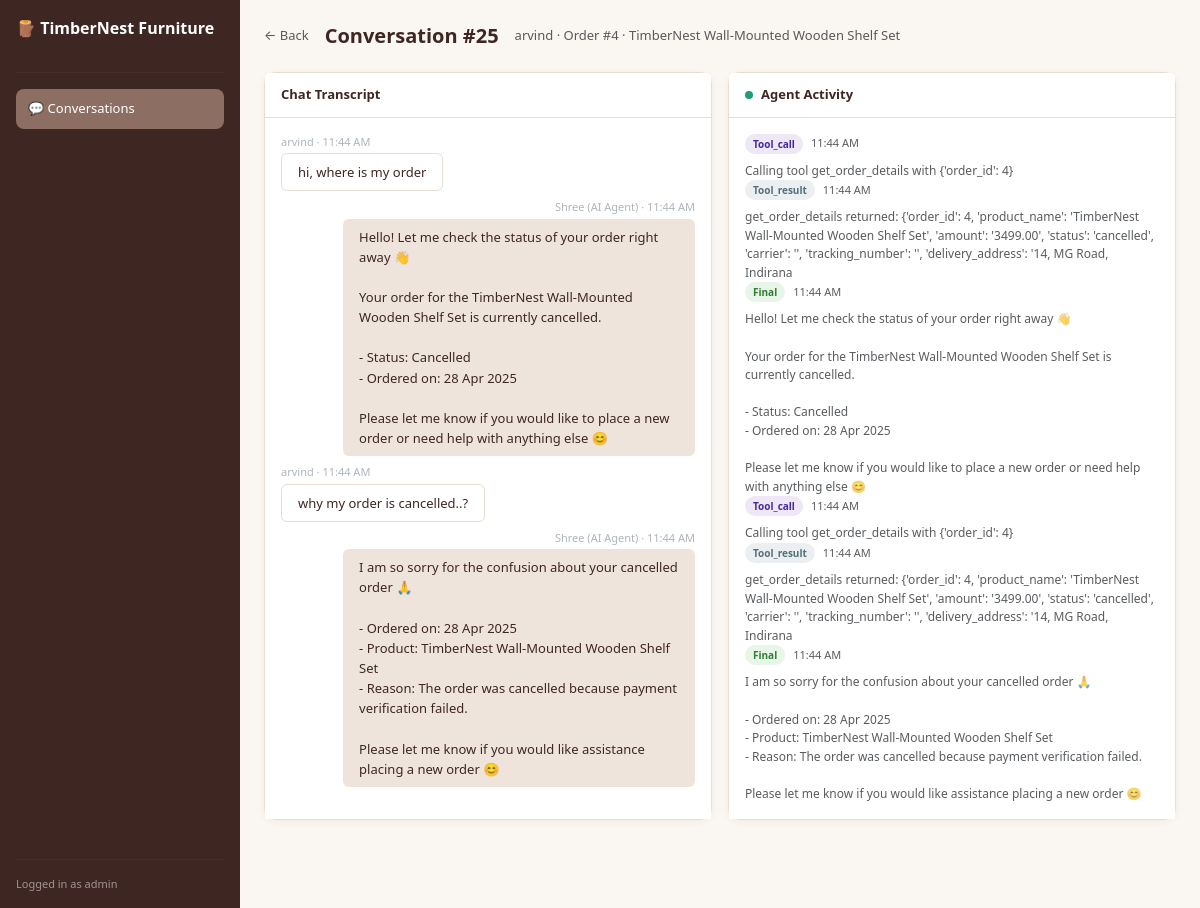
The app's page /supports/dashboard/25/ (signed in) with its own data.
### supports/models.py (models this page shows, shortened)
class Conversation(models.Model):
    user = models.ForeignKey(User, on_delete=models.CASCADE, related_name="conversations")
    order = models.ForeignKey(Order, on_delete=models.CASCADE, related_name="conversations")
    created_at = models.DateTimeField(auto_now_add=True, null=True)
    def __str__(self):
        return f"Conversation #{self.user.username} / Order #{self.order.id}"

class Message(models.Model):
    ROLE_CHOICES = [
        ("user", "User"),
        ("agent", "Agent")
    ]
    conversation = models.ForeignKey(Conversation, on_delete=models.CASCADE, related_name="messages")
    role = models.CharField(max_length=10, choices=ROLE_CHOICES)
    content = models.TextField()
    created_at = models.DateTimeField(auto_now_add=True)

class AgentLog(models.Model):
    EVENT_CHOICES = [
        ("support", "Support Agent"),
        ("tool_call", "Tool Call"),
        ("tool_result", "Tool Result"),
        ("manager", "Manager Agent"),
        ("risk", "Risk Agent"),
        ("final", "Final Replay")
    ]
    conversation = models.ForeignKey(Conversation, on_delete=models.CASCADE, related_name="agent_log")
    event_type = models.CharField(max_length=20, choices=EVENT_CHOICES)
    message = models.TextField()
    created_at = models.DateTimeField(auto_now_add=True)

### orders/models.py (models this page shows, shortened)
class Order(models.Model):
    STATUS_CHOICE = [
        ("pending", "Pending"),
        ("dispatched", "Dispatched"),
        ("delivered", "Delivered"),
        ("cancelled", "Cancelled")
    ]
    user = models.ForeignKey(User, on_delete=models.CASCADE, related_name="orders")
    product = models.ForeignKey(Product, on_delete=models.SET_NULL, null=True, related_name="orders")
    product_name = models.CharField(max_length=255)
    amount = models.DecimalField(max_digits=10, decimal_places=2)
    status = models.CharField(max_length=100, choices=STATUS_CHOICE, default="pending")
    carrier = models.CharField(max_length=100, blank=True)
    tracking_number = models.CharField(max_length=100, blank=True)
    delivery = models.TextField(blank=True)
    created_at = models.DateTimeField(auto_now_add=True)
    updated_at = models.DateTimeField(auto_now=True, null=True)

### supports/views.py (the view)
# urls.py: path("dashboard/<int:conversation_id>/", views.conversation_detail, name="conversation_detail"),
@staff_member_required
def conversation_detail(request, conversation_id):
    conversations = get_object_or_404(Conversation, id=conversation_id)
    messages = [
        {
            "id": message.id,
            "role": message.role,
            "content": message.content,
            "time": timezone.localtime(message.created_at).strftime("%I:%M %p"),
        }
        for message in conversations.messages.order_by("created_at")
    ]
    agentlogs = [
        {
            "id": log.id,
            "event_type": log.event_type,
            "message": log.message,
            "time": timezone.localtime(log.created_at).strftime("%I:%M %p"),
        }
        for log in conversations.agent_log.order_by("created_at")
    ]
    print("conversations ===>> ", conversations)
    print("messages ===>> ", messages)
    print("agentlogs ===>> ", agentlogs)
    context = {
        "conversations": conversations,
        "messages": messages,
        "agentlogs": agentlogs
    }
    return render(request, "supports/conversation_details.html", context)

### templates/supports/conversation_details.html (shortened to what this page needs)
{% extends "supports/dashboard_base.html" %}
{% block content %}
      <div class="flex-grow-1 p-4">
        <div class="d-flex align-items-center gap-3 mb-4">
          <a
            href="/supports/dashboard/"
            class="text-muted text-decoration-none"
            style="font-size: 13px"
            >← Back</a
          >
          <h5 class="fw-bold mb-0">Conversation #{{ conversations.id }}</h5>
          <span class="text-muted" style="font-size: 13px">
            {{ conversations.user.username }} · Order #{{ conversations.order.id }} · {{ conversations.order.product_name }}
          </span>
        </div>
        <div class="row g-3" style="height: calc(100vh - 160px)">
          <div class="col-md-6" style="max-height: calc(100vh - 160px)">
            <div class="card h-100">
              <div class="card-header fw-semibold" style="font-size: 13px">
                Chat Transcript
              </div>
              <div class="card-body overflow-auto d-flex flex-column gap-2" id="chat-transcript">
                {% for msg in messages %}
                 {% if msg.role == "user" %}
                <div>
                  <div
                    style="font-size: 11px; color: #adb5bd; margin-bottom: 3px"
                  >
                    {{ conversations.user.username }} · {{ msg.time }}
                  </div>
                  <div class="bubble bubble-user rounded p-2 px-3 user-messages">{{ msg.content }}</div>
                </div>
                {% else %}
                <div class="text-end">
                  <div style="font-size: 11px; color: #adb5bd; margin-bottom: 3px">
                    Shree (AI Agent) · {{ msg.time }}
                  </div>
                  <div class="bubble bubble-agent rounded p-2 px-3 d-inline-block text-start">{{ msg.content }}</div>
                </div>
                {% endif %}
                 {% empty %}
                <p class="text-muted text-center my-auto" style="font-size: 13px">
                  No messages yet.
                </p>
                {% endfor %}
              </div>
            </div>
          </div>
          <div class="col-md-6" style="max-height: calc(100vh - 160px)">
            <div class="card h-100">
              <div
                class="card-header d-flex align-items-center gap-2"
                style="font-size: 13px"
              >
                <div
                  style="
                    width: 8px;
                    height: 8px;
                    border-radius: 50%;
                    background: #1d9e75;
                  "
                ></div>
                <span class="fw-semibold">Agent Activity</span>
              </div>
              <div class="card-body overflow-auto " id="agent-activity">
                {% for log in agentlogs %}
                <div>
                  <div class="d-flex align-items-center gap-2 mb-2">
                    <span class="log-badge log-{{ log.event_type }}"
                      >{{ log.event_type }}</span
                    >
                    <span class="text-muted" style="font-size: 11px"
                      >{{ log.time }}</span
                    >
                  </div>
                  <p class="mb-0 text-muted log-text">{{ log.message }}</p>
                </div>
                {% endfor %}
              </div>
            </div>
          </div>
        </div>
      </div>
{% endblock %}

### staticfiles/css/support_dashboard_admin.css (style rules this page uses)
:root { --tn-dark: #3e2723; --tn-accent: #8d6e63; --tn-accent-dark: #6d5148; --tn-bg: #faf6f1; --tn-card: #ffffff; --tn-border: #e7ddd3; --tn-text: #3e2723; --tn-muted: #8a7a70; }
body { margin: 0; background: var(--tn-bg); color: var(--tn-text); font-family: "Segoe UI", system-ui, -apple-system, BlinkMacSystemFont, sans-serif; font-size: 14px; }
a { text-decoration: none; }
.card { border: 1px solid var(--tn-border); border-radius: 12px; background: var(--tn-card); box-shadow: 0 2px 8px rgba(62, 39, 35, 0.05); }
.bubble { max-width: 85%; font-size: 13px; line-height: 1.55; white-space: pre-line; word-break: break-word; }
.bubble-user { display: inline-block; color: var(--tn-text); background: #fff; border: 1px solid var(--tn-border); border-radius: 0 12px 12px 12px; }
.bubble-agent { display: inline-block; color: var(--tn-text); background: #efe4dc; border-radius: 12px 12px 0 12px; }
.user-messages { border-radius: 0 12px 12px 12px; }
.log-badge { display: inline-flex; align-items: center; justify-content: center; font-size: 10px; font-weight: 600; line-height: 1; padding: 5px 8px; border-radius: 50rem; text-transform: capitalize; background: #e0e0e0; color: #424242; }
.log-tool_call { background: #ede7f6; color: #4527a0; }
.log-tool_result { background: #eceff1; color: #546e7a; }
.log-final { background: #e8f5e9; color: #2e7d32; }
.log-text { margin: 0; color: #74665e; font-size: 12px; line-height: 1.55; white-space: pre-wrap; word-break: break-word; }
.card-header { background: #fff; border-bottom: 1px solid var(--tn-border); color: var(--tn-text); padding: 12px 16px; }
.card-header .fw-semibold { font-size: 13px; }
.card-body { background: #fff; }
.overflow-auto { scrollbar-width: thin; scrollbar-color: #d6c9c0 transparent; }

### records on screen
Conversation: id "25", user.username "arvind", order.id "4", order.product_name "TimberNest Wall-Mounted Wooden Shelf Set", user.username "arvind" "arvind"
Message: content "hi, where is my order"
Message: content "Hello! Let me check the status of your order right away 👋 Your order for the TimberNest Wall-Mounted Wooden Shelf Set is currently cancelled. - Status: Cancelled - Ordered on: 28 Apr 2025 Please let me know if you would like to place a new order or need help with anything else 😊"
Message: content "why my order is cancelled..?"
Message: content "I am so sorry for the confusion about your cancelled order 🙏 - Ordered on: 28 Apr 2025 - Product: TimberNest Wall-Mounted Wooden Shelf Set - Reason: The order was cancelled because payment verification failed. Please let me know if you would like assistance placing a new order 😊"
AgentLog: event_type "Tool_call", message "Calling tool get_order_details with {'order_id': 4}"
AgentLog: event_type "Tool_result", message "get_order_details returned: {'order_id': 4, 'product_name': 'TimberNest Wall-Mounted Wooden Shelf Set', 'amount': '3499.00', 'status': 'cancelled', 'carrier': '', 'tracking_number': '', 'delivery_address': '14, MG Road, Indirana"
AgentLog: event_type "Final", message "Hello! Let me check the status of your order right away 👋 Your order for the TimberNest Wall-Mounted Wooden Shelf Set is currently cancelled. - Status: Cancelled - Ordered on: 28 Apr 2025 Please let me know if you would like to place a new order or need help with anything else 😊"
AgentLog: event_type "Tool_call", message "Calling tool get_order_details with {'order_id': 4}"
AgentLog: event_type "Tool_result", message "get_order_details returned: {'order_id': 4, 'product_name': 'TimberNest Wall-Mounted Wooden Shelf Set', 'amount': '3499.00', 'status': 'cancelled', 'carrier': '', 'tracking_number': '', 'delivery_address': '14, MG Road, Indirana"
AgentLog: event_type "Final", message "I am so sorry for the confusion about your cancelled order 🙏 - Ordered on: 28 Apr 2025 - Product: TimberNest Wall-Mounted Wooden Shelf Set - Reason: The order was cancelled because payment verification failed. Please let me know if you would like assistance placing a new order 😊"

### other values on screen
{{ msg.time }} "11:44 AM" "11:44 AM"
{{ log.time }} "11:44 AM" "11:44 AM" "11:44 AM" "11:44 AM" "11:44 AM" "11:44 AM"
